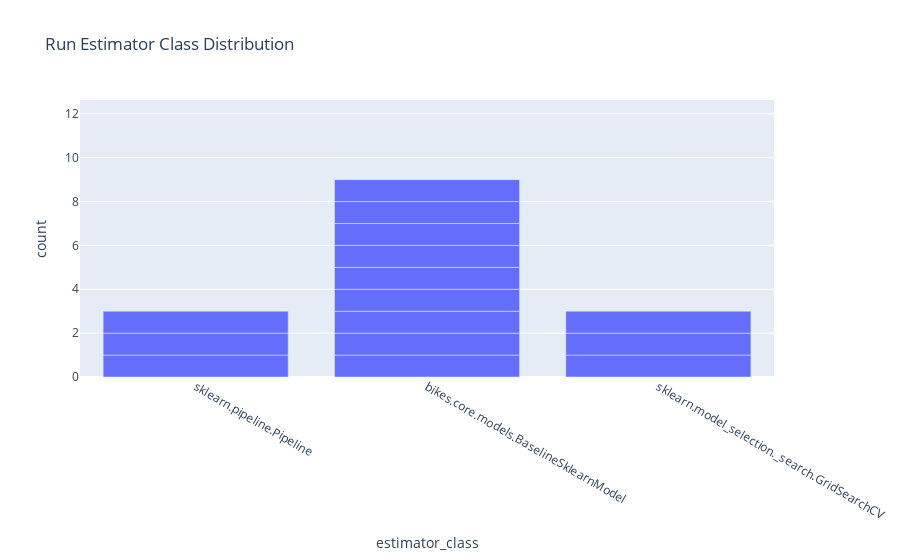

Notebook cell for this chart:
### Code cell
px.bar(runs, x="estimator_class", title="Run Estimator Class Distribution")

### Figure 1 — Plotly figure (JSON) as saved in the notebook; plotly's stock layout.template omitted (floating-point values rounded to 4 significant figures)
{"data": [{"alignmentgroup": "True", "hovertemplate": "estimator_class=%{x}<br>count=%{y}<extra></extra>", "legendgroup": "", "marker": {"color": "#636efa", "pattern": {"shape": ""}}, "name": "", "offsetgroup": "", "orientation": "v", "showlegend": false, "textposition": "auto", "type": "bar", "x": [null, null, null, null, "sklearn.pipeline.Pipeline", "bikes.core.models.BaselineSklearnModel", "bikes.core.models.BaselineSklearnModel", "sklearn.model_selection._search.GridSearchCV", "bikes.core.models.BaselineSklearnModel", null, null, null, null, "sklearn.pipeline.Pipeline", "bikes.core.models.BaselineSklearnModel", "sklearn.model_selection._search.GridSearchCV", "bikes.core.models.BaselineSklearnModel", "bikes.core.models.BaselineSklearnModel", null, null, null, null, "sklearn.pipeline.Pipeline", "bikes.core.models.BaselineSklearnModel", "bikes.core.models.BaselineSklearnModel", "sklearn.model_selection._search.GridSearchCV", "bikes.core.models.BaselineSklearnModel"], "xaxis": "x", "y": [1, 1, 1, 1, 1, 1, 1, 1, 1, 1, 1, 1, 1, 1, 1, 1, 1, 1, 1, 1, 1, 1, 1, 1, 1, 1, 1], "yaxis": "y"}], "layout": {"barmode": "relative", "legend": {"tracegroupgap": 0}, "title": {"text": "Run Estimator Class Distribution"}, "xaxis": {"anchor": "y", "domain": [0, 1], "title": {"text": "estimator_class"}}, "yaxis": {"anchor": "x", "domain": [0, 1], "title": {"text": "count"}}}}
